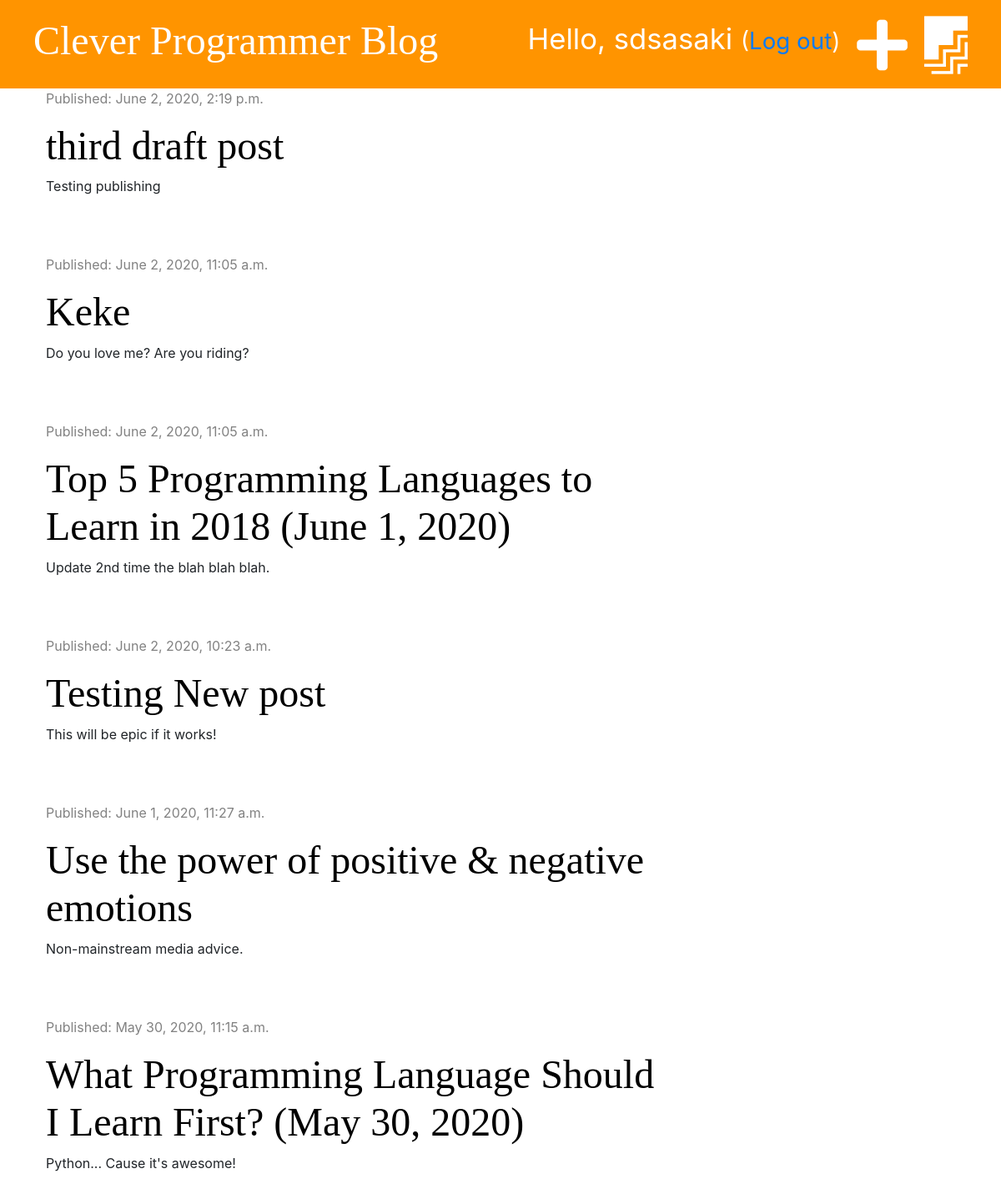
The app's page / (signed in) with its own data.
### blog/models.py (models this page shows, shortened)
class Post(models.Model):
    author = models.ForeignKey('auth.User', on_delete=models.CASCADE)
    title = models.CharField(max_length=200)
    text = models.TextField()
    created_date = models.DateTimeField(default=timezone.now())
    published_date = models.DateTimeField(blank=True, null=True)

### blog/views.py (the view)
# urls.py: path('', views.post_list, name='post_list'),
def post_list(request):
    posts = Post.objects.filter(published_date__lte=timezone.now()).order_by('-published_date')
    stuff_for_frontend = {'posts': posts}
    return render(request, 'blog/post_list.html', stuff_for_frontend)

### blog/templates/blog/post_list.html (shortened to what this page needs)
{% extends 'blog/base.html' %}
{% block content %}
        {% for post in posts %}
            <div class="post">
                <div class="date">
                    <p>Published: {{ post.published_date }}</p>
                </div>
                <h1><a href="{% url 'post_detail' pk=post.pk %}">{{ post.title }}</a></h1>
                <p>{{ post.text|truncatechars:50|linebreaksbr }}</p>
            </div>
        {% endfor %}
{% endblock %}

### blog/templates/blog/base.html (shortened to what this page needs)
<!DOCTYPE html>
{% load static %}
<html lang="en">
<head>
    <link rel="stylesheet" href="https://stackpath.bootstrapcdn.com/bootstrap/4.1.3/css/bootstrap.min.css">
    <link rel="stylesheet" href="{% static 'css/blog.css' %}">
    <link rel="stylesheet" href="//use.fontawesome.com/releases/v5.2.0/css/all.css">
</head>
<body>
    <div class="page-header">
        {% if user.is_authenticated %}
            <a href="{% url 'post_draft_list' %}" class="top-menu"><i class="fab fa-firstdraft fa-2x"></i></a>
            <a href="{% url 'post_new' %}" class="top-menu"><i class="fas fa-plus fa-2x"></i></a>
            <p class="top-menu">Hello, {{ user.username }} <small>(<a href="{% url 'logout' %}">Log out</a>)</small></p>
        {% else %}
            <a href="{% url 'login' %}" class="top-menu"><i class="fas fa-sign-in-alt fa-2x"></i></a>
        {% endif %}
        <h1><a href="{% url 'post_list' %}">Clever Programmer Blog</a></h1>
    </div>
    <div class="content container">
        <div class="row">
            <div class="col-md-8">
                {% block content %}
                {% endblock %}
            </div>
        </div>
    </div>
</body>
</html>

### blog/static/css/blog.css (style rules this page uses)
.page-header { background-color: #ff9400; margin-top: 0; padding: 20px 20px 20px 40px; }
.page-header h1, .page-header h1 a { color: #ffffff; font-size: 36pt; text-decoration: none; }
.content { margin-left: 40px; }
h1, h2, h3, h4 { font-family: 'Tangerine', 'Inconsolata', 'Droid Sans', serif; font-size: 48px; }
.date { color: #828282; }
.post { margin-bottom: 70px; }
.post h1 a { color: #000000; }
.top-menu, .top-menu:hover { color: #ffffff; float: right; font-size: 26pt; margin-right: 20px; }

### records on screen
Post: published_date "June 2, 2020, 2:19 p.m.", title "third draft post", text "Testing publishing"
Post: published_date "June 2, 2020, 11:05 a.m.", title "Keke", text "Do you love me? Are you riding?"
Post: published_date "June 2, 2020, 11:05 a.m.", title "Top 5 Programming Languages to Learn in 2018 (June 1, 2020)", text "Update 2nd time the blah blah blah."
Post: published_date "June 2, 2020, 10:23 a.m.", title "Testing New post", text "This will be epic if it works!"
Post: published_date "June 1, 2020, 11:27 a.m.", title "Use the power of positive & negative emotions", text "Non-mainstream media advice."
Post: published_date "May 30, 2020, 11:15 a.m.", title "What Programming Language Should I Learn First? (May 30, 2020)", text "Python... Cause it's awesome!"

### other values on screen
{{ user.username }} "sdsasaki"
